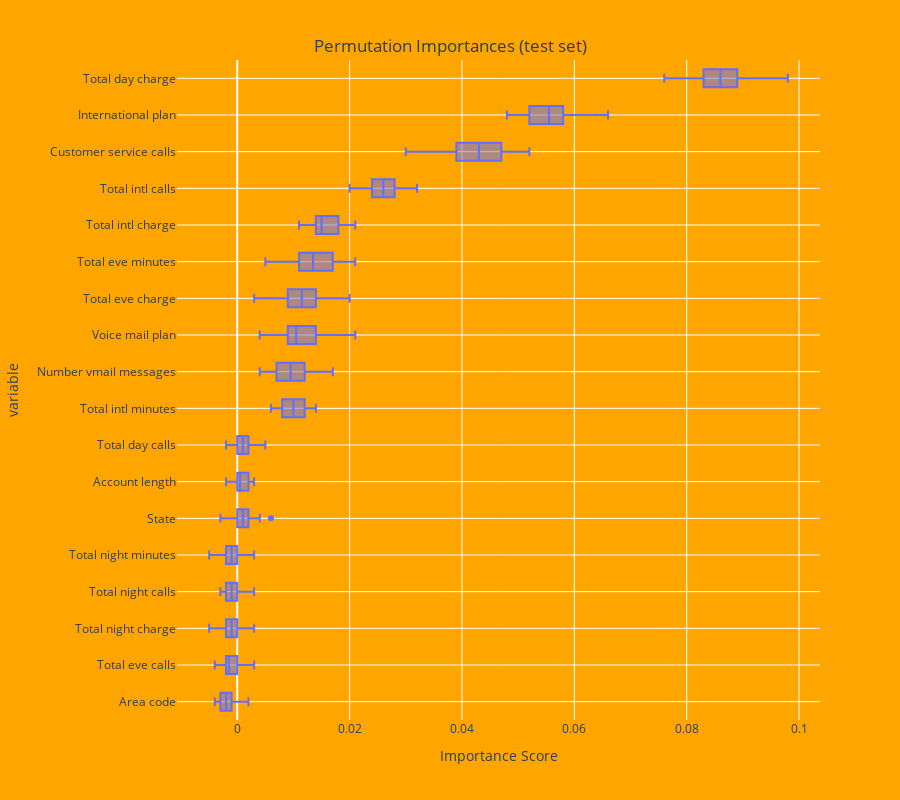

Notebook code cell kept with this figure:
### Markdown cell above
In classification problems, identifying the most impactful features for our model is crucial. To do this, we will employ a technique called permutation importance. Permutation importance is a method for interpreting machine learning models by randomly shuffling individual features and observing the impact on the model's performance. This helps in identifying which features the model relies on most for its predictions. If you're interested in learning more about the concept of permutation importance and how it works, plenty of articles are available online to delve deeper into the subject.

As can be discerned from the following chart, the most significant features influencing our model are 'Total Day Charge,' 'International Plan,' and 'Customer Service Calls.

### Code cell
from sklearn.inspection import permutation_importance

column_names = data.columns.tolist()

best_model = model.best_estimator_

result = permutation_importance(best_model, X_test, y_test, n_repeats = 30, random_state = 42, n_jobs = -1)

sorted_idx = result.importances_mean.argsort()

importances_df = pd.DataFrame(result.importances[sorted_idx].T, columns=[column_names[i] for i in sorted_idx])

fig = px.box(importances_df, labels = {'value' : 'Importance Score'}, orientation = 'h')
fig.update_layout(plot_bgcolor = "orange", paper_bgcolor = "orange", height = 800, title = {"text" : "Permutation Importances (test set)", "x" : 0.5, "y" : 0.95})
fig.update_yaxes(showgrid = True)
fig.show()

### Figure 1 — Plotly figure (JSON) as saved in the notebook; plotly's stock layout.template omitted (floating-point values rounded to 4 significant figures; data arrays with more than 128 entries replaced by an {"elided": "..."} marker saying what was removed)
{"data": [{"alignmentgroup": "True", "hovertemplate": "Importance Score=%{x}<br>variable=%{y}<extra></extra>", "legendgroup": "", "marker": {"color": "#636efa"}, "name": "", "notched": false, "offsetgroup": "", "orientation": "h", "showlegend": false, "type": "box", "x": {"elided": "540 float values"}, "x0": " ", "xaxis": "x", "y": {"elided": "540 str values"}, "y0": " ", "yaxis": "y"}], "layout": {"boxmode": "group", "height": 800, "legend": {"tracegroupgap": 0}, "margin": {"t": 60}, "paper_bgcolor": "orange", "plot_bgcolor": "orange", "title": {"text": "Permutation Importances (test set)", "x": 0.5, "y": 0.95}, "xaxis": {"anchor": "y", "domain": [0, 1], "title": {"text": "Importance Score"}}, "yaxis": {"anchor": "x", "domain": [0, 1], "showgrid": true, "title": {"text": "variable"}}}}
